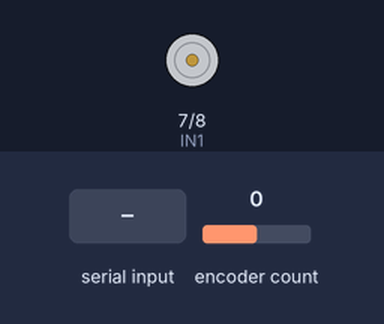
A sketch run on a simulated Arduino Uno, built with avr-gcc and run on an emulated ATmega328P. On the bench: motor-driver pin pairs drawn as motors (green arrow = first pin HIGH = forward, orange = second pin HIGH = backward, longer = more drive, scaled by the enable pin). The inputs (shaded band) are chosen by the test bench; at power-on: encoder count 0. What the sketch prints to the serial monitor is not drawn.

Above: at 1.7 s.
1.8 s: "a" received over Serial
At 1.99 s:
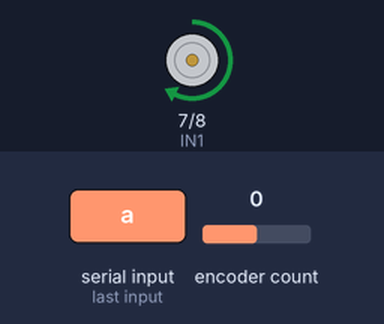
At 3.9 s:
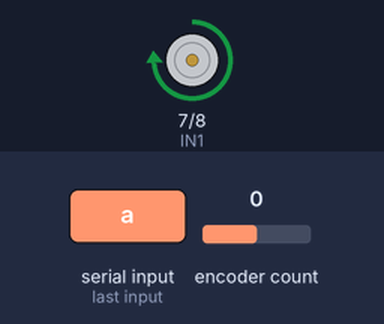
4.8 s: "d" received over Serial
At 6.1 s:
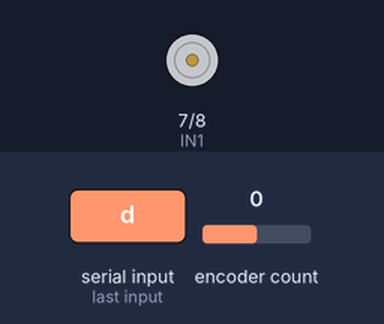
Timing chart, 0 to 7.8 s (numbered marks = the images above; inputs shaded):
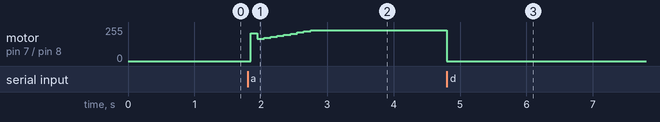

Measured:
- after the input at 1.8 s, motor on pin 7 (IN1) / pin 8 (IN2): stopped → forward 208/255 after 0.05 s, → forward 166/255 0.10 s later, → forward 174/255 0.10 s later, → forward 182/255 0.10 s later, … (10 changes in this stretch)
- after the input at 4.8 s, motor on pin 7 (IN1) / pin 8 (IN2): forward 230/255 → stopped at once

The sketch:

cruise_control.ino
```cpp
// ══════════════════════════════════════════════════════
//  Cruise Control — Fase 4b
//  Gonzalo Gallego Gomez — EEBE UPC
//
//  Simula un sistema de cruise control sobre un motor DC:
//  - Activa y desactiva el control con comandos serie
//  - Sube y baja la velocidad objetivo gradualmente
//  - Mantiene RPM constantes ante perturbaciones externas
//
//  Comandos por Serial Monitor (sin comillas):
//  'a' → activar cruise control
//  'd' → desactivar (motor libre)
//  '+' → subir velocidad +10 RPM
//  '-' → bajar velocidad -10 RPM
//  'r' → reset a velocidad inicial
// ══════════════════════════════════════════════════════

// ── LIBRERÍAS ──────────────────────────────────────────
#include <Encoder.h>

// ── PINES ──────────────────────────────────────────────
#define ENCODER_A 2
#define ENCODER_B 3
#define ENA       5
#define IN1       7
#define IN2       8

// ── OBJETO ENCODER ─────────────────────────────────────
Encoder motorEncoder(ENCODER_A, ENCODER_B);

// ── PARÁMETROS DEL MOTOR ───────────────────────────────
const float PULSOS_POR_VUELTA = 341.0;

// ── CONFIGURACIÓN DEL CRUISE CONTROL ──────────────────
float setpoint        = 100.0;  // RPM iniciales al activar
const float RPM_MIN   = 30.0;   // RPM mínimas permitidas
const float RPM_MAX   = 200.0;  // RPM máximas permitidas
const float RPM_PASO  = 10.0;   // cuánto sube/baja cada vez
                                 // que pulsas + o -

// ── ESTADO DEL SISTEMA ─────────────────────────────────
// bool es un tipo de dato que solo puede ser true o false
// equivalente a un booleano en Python
bool cruiseActivo = false;  // empieza desactivado

// ── PARÁMETROS PID ─────────────────────────────────────
float Kp = 1.5;
float Ki = 0.8;
float Kd = 0.05;

// ── VARIABLES DEL CONTROLADOR PID ──────────────────────
float error         = 0;
float errorAnterior = 0;
float integrador    = 0;
float salidaPID     = 0;
float RPM           = 0;

// ── VARIABLES DE TIEMPO Y ENCODER ──────────────────────
long pulsosActuales   = 0;
long pulsosAnteriores = 0;
unsigned long tiempoAnterior = 0;
const int INTERVALO_MS = 100;

// ── SETUP ──────────────────────────────────────────────
void setup() {
  pinMode(ENA, OUTPUT);
  pinMode(IN1, OUTPUT);
  pinMode(IN2, OUTPUT);

  digitalWrite(IN1, HIGH);
  digitalWrite(IN2, LOW);
  analogWrite(ENA, 0);

  Serial.begin(9600);
  Serial.println("═══════════════════════════════════════");
  Serial.println("  CRUISE CONTROL — PID Motor Control");
  Serial.println("═══════════════════════════════════════");
  Serial.println("Comandos:");
  Serial.println("  'a' → Activar cruise control");
  Serial.println("  'd' → Desactivar");
  Serial.println("  '+' → Subir velocidad +10 RPM");
  Serial.println("  '-' → Bajar velocidad -10 RPM");
  Serial.println("  'r' → Reset a 100 RPM");
  Serial.println("═══════════════════════════════════════");
  Serial.println("estado,setpoint,RPM,salidaPID");
}

// ── FUNCIONES DE MOTOR ─────────────────────────────────
void adelante(int velocidad) {
  digitalWrite(IN1, HIGH);
  digitalWrite(IN2, LOW);
  analogWrite(ENA, velocidad);
}

void parar() {
  digitalWrite(IN1, LOW);
  digitalWrite(IN2, LOW);
  analogWrite(ENA, 0);
}

// ── FUNCIÓN: LEER COMANDOS SERIE ───────────────────────
// Comprueba si el usuario ha enviado algún comando
// desde el Serial Monitor del PC
void leerComandos() {

  // Serial.available() devuelve cuántos bytes hay
  // pendientes de leer en el buffer serie
  // Es como comprobar si hay mensajes nuevos
  if (Serial.available() > 0) {

    // Leemos un carácter
    char comando = Serial.read();

    switch (comando) {

      case 'a':  // Activar cruise control
        cruiseActivo = true;
        integrador = 0;    // reseteamos el integrador al activar
        errorAnterior = 0; // para evitar un pico derivativo inicial
        Serial.print("CRUISE ACTIVADO — Setpoint: ");
        Serial.print(setpoint);
        Serial.println(" RPM");
        break;

      case 'd':  // Desactivar cruise control
        cruiseActivo = false;
        parar();
        Serial.println("CRUISE DESACTIVADO — Motor libre");
        break;

      case '+':  // Subir velocidad
        if (cruiseActivo) {
          setpoint = constrain(setpoint + RPM_PASO, RPM_MIN, RPM_MAX);
          Serial.print("Setpoint subido a: ");
          Serial.print(setpoint);
          Serial.println(" RPM");
        } else {
          Serial.println("Activa el cruise primero con 'a'");
        }
        break;

      case '-':  // Bajar velocidad
        if (cruiseActivo) {
          setpoint = constrain(setpoint - RPM_PASO, RPM_MIN, RPM_MAX);
          Serial.print("Setpoint bajado a: ");
          Serial.print(setpoint);
          Serial.println(" RPM");
        } else {
          Serial.println("Activa el cruise primero con 'a'");
        }
        break;

      case 'r':  // Reset
        setpoint = 100.0;
        integrador = 0;
        Serial.println("Reset a 100 RPM");
        break;
    }
  }
}

// ── LOOP ───────────────────────────────────────────────
void loop() {

  // Siempre comprobamos si hay comandos nuevos
  // independientemente del intervalo PID
  leerComandos();

  unsigned long tiempoActual = millis();

  if (tiempoActual - tiempoAnterior >= INTERVALO_MS) {

    // ── 1. LEER ENCODER Y CALCULAR RPM ─────────────────
    pulsosActuales = motorEncoder.read();
    long deltaPulsos = pulsosActuales - pulsosAnteriores;

    RPM = (deltaPulsos / PULSOS_POR_VUELTA)
          * (1000.0 / INTERVALO_MS)
          * 60.0;
    RPM = abs(RPM);

    // ── 2. LÓGICA CRUISE CONTROL ────────────────────────
    if (cruiseActivo) {

      // ── PID activo ─────────────────────────────────
      error = setpoint - RPM;

      float termP = Kp * error;

      integrador += error * (INTERVALO_MS / 1000.0);
      integrador = constrain(integrador, -100, 100);
      float termI = Ki * integrador;

      float derivada = (error - errorAnterior) / (INTERVALO_MS / 1000.0);
      float termD = Kd * derivada;

      salidaPID = termP + termI + termD;
      salidaPID = constrain(salidaPID, 0, 255);

      adelante((int)salidaPID);

      // Enviamos datos en formato CSV para Python plotter
      Serial.print("ON,");
      Serial.print(setpoint);  Serial.print(",");
      Serial.print(RPM);       Serial.print(",");
      Serial.println(salidaPID);

    } else {

      // ── Cruise desactivado: motor parado ───────────
      salidaPID = 0;

      Serial.print("OFF,");
      Serial.print(setpoint);  Serial.print(",");
      Serial.print(RPM);       Serial.print(",");
      Serial.println(0);
    }

    // ── 3. GUARDAR VALORES ──────────────────────────────
    errorAnterior    = error;
    pulsosAnteriores = pulsosActuales;
    tiempoAnterior   = tiempoActual;
  }
}
```
